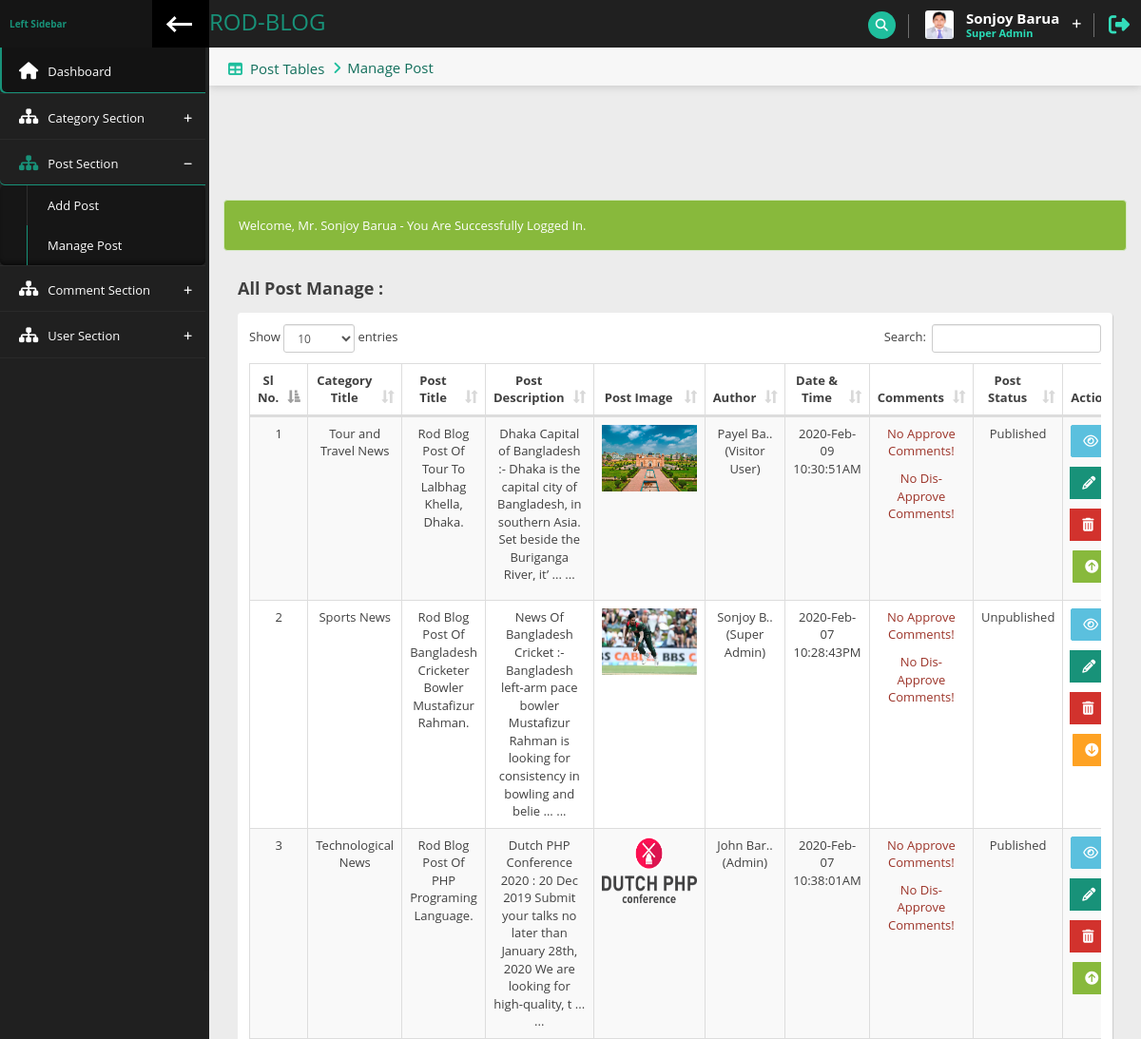
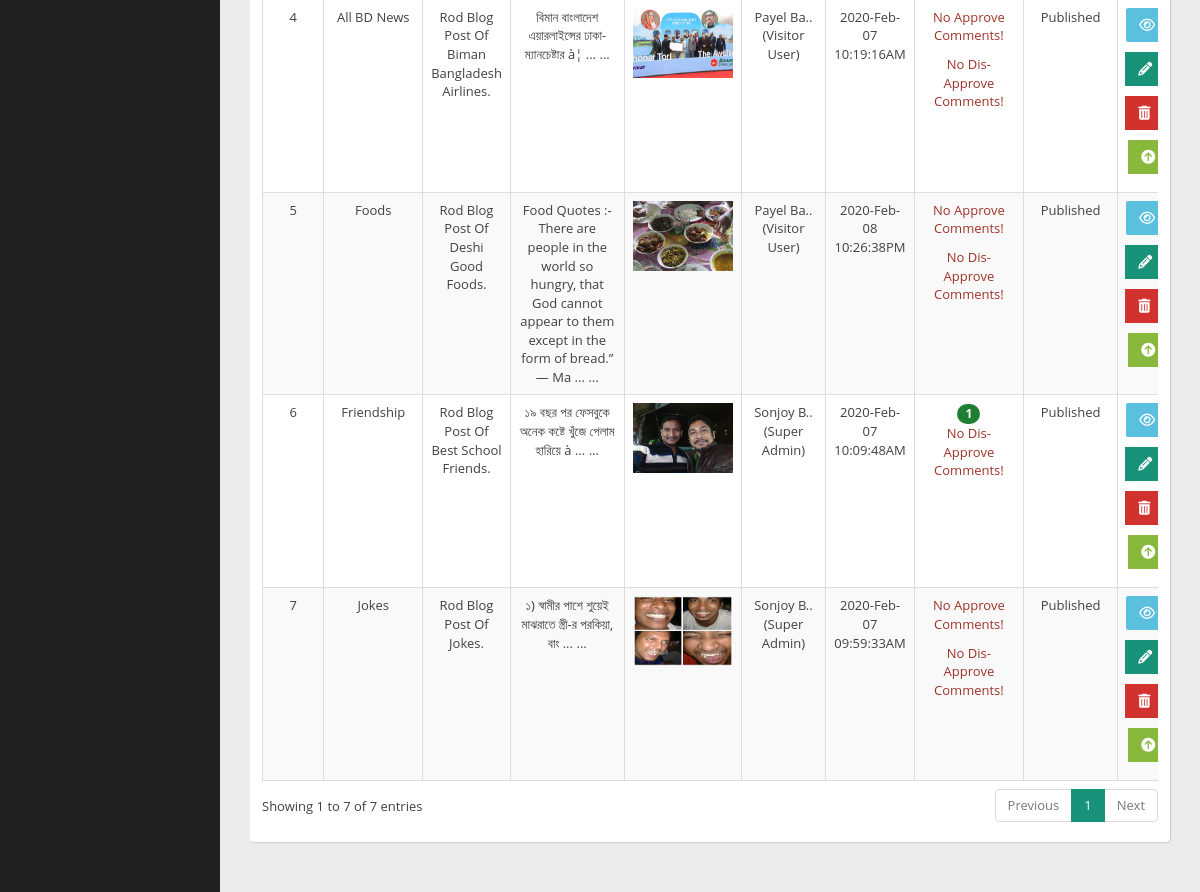
Screenshot of /admin/dashboard.php?page=manage-post (signed in) with the database file from the repository (2 pictures, top to bottom).
### tables this page shows
CREATE TABLE `tbl_users` (
  `user_id` int(11) NOT NULL,
  `full_name` varchar(100) NOT NULL,
  `user_name` varchar(100) NOT NULL,
  `user_email` varchar(100) NOT NULL,
  `user_qualification` varchar(50) NOT NULL,
  `user_bio` text,
  `user_password` varchar(255) NOT NULL,
  `user_confirm_password` varchar(255) NOT NULL,
  `user_mobile` varchar(20) NOT NULL,
  `user_image` varchar(200) NOT NULL,
  `user_address` varchar(150) NOT NULL,
  `role` tinyint(4) NOT NULL DEFAULT '0',
  `status` tinyint(4) NOT NULL DEFAULT '0',
  `is_email_confirmed` tinyint(4) NOT NULL DEFAULT '0',
  `token` varchar(20) DEFAULT NULL,
  `datetime` varchar(50) NOT NULL
);

CREATE TABLE `tbl_posts` (
  `id` int(10) NOT NULL,
  `u_id` int(11) NOT NULL,
  `cat_id` int(10) NOT NULL,
  `post_title` varchar(255) NOT NULL,
  `post_desc` text NOT NULL,
  `post_image` varchar(200) NOT NULL,
  `status` tinyint(1) NOT NULL DEFAULT '0',
  `datetime` varchar(50) NOT NULL
);

CREATE TABLE `tbl_categories` (
  `id` int(10) NOT NULL,
  `title` varchar(100) NOT NULL,
  `total_posts` int(10) NOT NULL,
  `datetime` varchar(100) NOT NULL
);

### admin/inc/Function.php (called while the page is built, shortened)
<?php
function approveCommentsByPost($PostId) {
    global $conn;
    $sql1 = "SELECT COUNT(*) from `tbl_comments` WHERE `post_id` = '$PostId' AND `status` = 1";
    $stmt1 = $conn->query($sql1);
    $TotalCommentsApprove = $stmt1->fetch();
    $TotalCommentsApproveCount = array_shift($TotalCommentsApprove);
    return $TotalCommentsApproveCount;
}
function disApproveCommentsByPost($PostId) {
    global $conn;
    $sql2 = "SELECT COUNT(*) from `tbl_comments` WHERE `post_id` = '$PostId' AND `status` = 0";
    $stmt2 = $conn->query($sql2);
    $TotalCommentsDisApprove = $stmt2->fetch();
    $TotalCommentsDisApproveCount = array_shift($TotalCommentsDisApprove);
    return $TotalCommentsDisApproveCount;
}
?>

### admin/pages/manage-post.php (the view, shortened to what this page needs)
<div class="content">
    <div class="content-header">
        <div class="leftside-content-header">
            <ul class="breadcrumbs">
                <li>
                    <i class="fa fa-table" aria-hidden="true"></i><a href="#">Post Tables</a>
                </li>
                <li><a href="javascript:avoid(0)">Manage Post</a></li>
            </ul>
        </div>
    </div>
        <div class="row animated fadeInRight" style="margin-top: 80px;">
            <?php
                if(isset($_SESSION['SuccessMsg'])) { ?>
                    <div><?= successMessage(); ?></div>
                    <?php
                } else { ?>
                    <div><?= errorMessage(); ?></div>
                    <?php
                }
            ?>
            <div class="col-sm-12">
                <h4 class="section-subtitle"><b>All Post Manage : </b></h4>
                <div class="panel">
                    <div class="panel-content">
                        <div class="table-responsive">
                            <table class="data-table table table-striped table-hover table-bordered text-center" cellspacing="0" width="100%">
                                <thead>
                                    <tr>
                                        <th>Sl No.</th>
                                        <th>Category Title</th>
                                        <th>Post Title</th>
                                        <th>Post Description</th>
                                        <th style="width: 90px;">Post Image</th>
                                        <th>Author</th>
                                        <th>Date & Time</th>
                                        <th>Comments</th>
                                        <th>Post Status</th>
                                        <th style="width: 160px;">Action</th>
                                    </tr>
                                </thead>
                                <tbody>
<?php
global $conn;
if($_SESSION['Role'] == '1') {
    $sql = "SELECT `tbl_posts`.`id`, `tbl_posts`.`cat_id`, `tbl_posts`.`post_title`, `tbl_posts`.`post_desc`, `tbl_posts`.`post_image`, `tbl_posts`.`status`, `tbl_posts`.`datetime`, `tbl_categories`.`title`, `tbl_users`.`full_name`, `tbl_users`.`role` FROM `tbl_posts`
        LEFT JOIN `tbl_categories` ON `tbl_posts`.`cat_id` = `tbl_categories`.`id`
        LEFT JOIN `tbl_users` ON `tbl_posts`.`u_id` = `tbl_users`.`user_id`
        ORDER BY `tbl_posts`.`id` DESC";
}
$stmt = $conn->query($sql);
$sl = 0;
while($DataRows = $stmt->fetch()) {
$sl++;
$PostId = $DataRows['id'];
$CatId = html_entity_decode($DataRows['cat_id'], ENT_QUOTES);
$PostTitle = html_entity_decode($DataRows['post_title'], ENT_QUOTES);
$PostDesc = html_entity_decode($DataRows['post_desc'], ENT_QUOTES);
$PostImage = html_entity_decode($DataRows['post_image'], ENT_QUOTES);
$PostStatus = html_entity_decode($DataRows['status'], ENT_QUOTES);
$DateTime = html_entity_decode($DataRows['datetime'], ENT_QUOTES);
$CatTitle = html_entity_decode($DataRows['title'], ENT_QUOTES);
$UserRole = html_entity_decode($DataRows['role'], ENT_QUOTES);
$UserAuthor = html_entity_decode($DataRows['full_name'], ENT_QUOTES);
?>
                                    <tr>
                                        <td><?= $sl; ?></td>
                                        <td><?= $CatTitle; ?></td>
                                        <td><?= $PostTitle; ?></td>
                                        <td>
                                            <?php
                                                if(strlen($PostDesc) > 120) {
                                                    $PostDesc = substr($PostDesc, 0, 130) . " ... ...";
                                                    echo $PostDesc;
                                                }
                                            ?>
                                        </td>
                                        <td>
                                            <img src="uploads/post-image/<?= $PostImage; ?>" alt="<?= $PostImage; ?>" style="width: 100px; height: 70px;">
                                        </td>
                                        <td>
                                            <?php
                                                if(strlen($UserAuthor) > 3) {
                                                    $UserAuthor = substr($UserAuthor, 0, 8)."..";
                                                        echo $UserAuthor;
                                                    }
                                                if($UserRole == '1') { ?>
                                                    <span>(Super Admin)</span>
                                            <?php
                                                } elseif ($UserRole == '2') { ?>
                                                    <span>(Admin)</span>
                                           <?php
                                                } elseif ($UserRole == '3') { ?>
                                                    <span>(Visitor User)</span>
                                           <?php
                                                }
                                            ?>
                                        </td>
                                        <td><?= $DateTime; ?></td>
                                        <td>
                                            <?php
                                                $TotalCommentsApproveCount = approveCommentsByPost($PostId);
                                                if($TotalCommentsApproveCount > 0) {
                                            ?>
                                                <span class="badge badge-success" style="background: #1e7e34;">
                                            <?php
                                                    echo $TotalCommentsApproveCount;
                                            ?>
                                                 </span>
                                            <?php
                                                } else {
                                                    echo "<p style='color: #9c3328'>No Approve Comments!</p>";
                                                }
                                            ?>
                                            <?php
                                                $TotalCommentsDisApproveCount = disApproveCommentsByPost($PostId);
                                                if($TotalCommentsDisApproveCount > 0) {
                                            ?>
                                                <span class="badge badge-warning" style="background: red">
                                            <?php
                                                    echo $TotalCommentsDisApproveCount;
                                            ?>
                                                </span>
                                                <?php
                                                } else {
                                                    echo "<p style='color: #9c3328'>No Dis-Approve Comments!</p>";
                                                }
                                                ?>
                                        </td>
                                        <td><?= $PostStatus == 1 ? 'Published' : 'Unpublished'; ?></td>
                                        <td>
                                            <div class="btn-group btn-group-md">
                                                <a href="./../index.php?page=blog-details&FullPostId=<?= base64_encode($PostId); ?>" type="submit" target="_blank" class="btn btn-info" style="margin-right: 3px;"><i class="fa fa-eye"></i>
                                                </a>
                                                <a href="dashboard.php?page=edit-post&EditPostId=<?= base64_encode($PostId); ?>" type="submit" class="btn btn-primary" style="margin-right: 3px;"><i class="fa fa-pencil"></i>
                                                </a>
                                                <a href="dashboard.php?page=delete-post&DeletePostId=<?= base64_encode($PostId); ?>&ImageName=<?= $PostImage; ?>&CatId=<?= base64_encode($CatId); ?>" type="submit" class="btn btn-danger"><i class="fa fa-trash"></i>
                                                </a>
                                                <?php
                                                    if($_SESSION['Role'] == 1) {
                                                        if($PostStatus == 1) { ?>
                                                        <a href="dashboard.php?page=unpublished-post&UnpublishedPostId=<?= base64_encode($PostId); ?>&ImageName=<?= $PostImage; ?>" type="submit" class="btn btn-success" style="margin-left: 2px;"><i class="fa fa-arrow-circle-up"></i>
                                                </a>
                                                <?php
                                                        } else { ?>
                                                        <a href="dashboard.php?page=published-post&PublishedPostId=<?= base64_encode($PostId); ?>&ImageName=<?= $PostImage; ?>" type="submit" class="btn btn-warning" style="margin-left: 2px;"><i class="fa fa-arrow-circle-down"></i>
                                                        </a>
                                                <?php
                                                        }
                                                    }
                                                ?>
                                            </div>
                                        </td>
                                    </tr>
<?php } ?>
                                </tbody>
                        </table>
                    </div>
                </div>
            </div>
        </div>
    </div>
</div>

### admin/inc/header.php (shortened to what this page needs)
<?php
include_once ("inc/head.php");
?>
<?php
global $conn;
$UserId = $_SESSION['UserId'];
$sql = "SELECT * FROM `tbl_users` WHERE `user_id` = '$UserId'";
$stmt = $conn->query($sql);
while($DataRow = $stmt->fetch()) {
    $UserId = $DataRow['user_id'];
    $UserFullName = html_entity_decode($DataRow['full_name'], ENT_QUOTES);
    $UserImage = html_entity_decode($DataRow['user_image'], ENT_QUOTES);
    $UserRole = html_entity_decode($DataRow['role'], ENT_QUOTES);
}
?>
    <div class="page-header">
        <div class="leftside-header">
            <div class="logo">
                <a href="dashboard.php" class="on-click">
                    <h3>ROD-BLOG</h3>
                </a>
            </div>
        </div>
        <div class="rightside-header">
            <div class="header-section" id="search-headerbox">
                <i class="fa fa-search search" id="search-icon" aria-hidden="true"></i>
            </div>
            <div class="header-section" id="user-headerbox">
                <div class="user-header-wrap">
                    <div class="user-photo">
                        <img alt="profile photo" src="uploads/admin-image/<?= $UserImage; ?>" />
                    </div>
                    <div class="user-info">
                        <span class="user-name"><?= isset($UserFullName) ? $UserFullName : 'ADMIN NAME'?></span>
                        <span class="user-profile">
                            <?php
                                if($UserRole == 1) { ?>
                                    <span>Super Admin</span>
                            <?php
                                } elseif($UserRole == 2) { ?>
                                    <span>Admin</span>
                            <?php
                                } elseif($UserRole == 3) {?>
                                    <span>User</span>
                            <?php
                                }
                            ?>
                        </span>
                    </div>
                    <i class="fa fa-plus icon-open" aria-hidden="true"></i>
                </div>
            </div>
            <div class="header-section">
                <a href="dashboard.php?page=admin-logout&logout=<?= base64_encode($UserId); ?>" data-toggle="tooltip" data-placement="left" title="Logout"><i class="fa fa-sign-out log-out" aria-hidden="true"></i></a>
            </div>
        </div>
    </div>
<?php include_once ("inc/left-sidebar.php"); ?>

### rows the page displays
tbl_users: user_image (picture), full_name "Sonjoy Barua"
tbl_posts: tbl_categories.title "Tour and Travel News", post_title "Rod Blog Post Of Tour To Lalbhag Khella, Dhaka.", post_desc "Dhaka Capital of Bangladesh :- Dhaka is the capital city of Bangladesh, in southern Asia. Set beside the Buriganga River, it’ ... ...", post_image (picture), tbl_users.full_name "Payel Ba..", shows "(Visitor User)", datetime "2020-Feb-09 10:30:51AM", shows "No Approve Comments!", status "Published"
tbl_posts: tbl_categories.title "Sports News", post_title "Rod Blog Post Of Bangladesh Cricketer Bowler Mustafizur Rahman.", post_desc "News Of Bangladesh Cricket :- Bangladesh left-arm pace bowler Mustafizur Rahman is looking for consistency in bowling and belie ... ...", post_image (picture), tbl_users.full_name "Sonjoy B..", shows "(Super Admin)", datetime "2020-Feb-07 10:28:43PM", shows "No Approve Comments!", status "Unpublished"
tbl_posts: tbl_categories.title "Technological News", post_title "Rod Blog Post Of PHP Programing Language.", post_desc "Dutch PHP Conference 2020 : 20 Dec 2019 Submit your talks no later than January 28th, 2020 We are looking for high-quality, t ... ...", post_image (picture), tbl_users.full_name "John Bar..", shows "(Admin)", datetime "2020-Feb-07 10:38:01AM", shows "No Approve Comments!", status "Published"
tbl_posts: tbl_categories.title "All BD News", post_title "Rod Blog Post Of Biman Bangladesh Airlines.", post_desc "বিমান বাংলাদেশ এয়ারলাইন্সের ঢাকা-ম্যানচেষ্টার à¦ ... ...", post_image (picture), tbl_users.full_name "Payel Ba..", shows "(Visitor User)", datetime "2020-Feb-07 10:19:16AM", shows "No Approve Comments!", status "Published"
tbl_posts: tbl_categories.title "Foods", post_title "Rod Blog Post Of Deshi Good Foods.", post_desc "Food Quotes :- There are people in the world so hungry, that God cannot appear to them except in the form of bread.” ― Ma ... ...", post_image (picture), tbl_users.full_name "Payel Ba..", shows "(Visitor User)", datetime "2020-Feb-08 10:26:38PM", shows "No Approve Comments!", status "Published"
tbl_posts: tbl_categories.title "Friendship", post_title "Rod Blog Post Of Best School Friends.", post_desc "১৯ বছর পর ফেসবুকে অনেক কষ্টে খুঁজে পেলাম হারিয়ে à ... ...", post_image (picture), tbl_users.full_name "Sonjoy B..", shows "(Super Admin)", datetime "2020-Feb-07 10:09:48AM", TotalCommentsApproveCount "1", status "Published"
tbl_posts: tbl_categories.title "Jokes", post_title "Rod Blog Post Of Jokes.", post_desc "১) স্বামীর পাশে শুয়েই মাঝরাতে স্ত্রী-র পরকিয়া, বাং ... ...", post_image (picture), tbl_users.full_name "Sonjoy B..", shows "(Super Admin)", datetime "2020-Feb-07 09:59:33AM", shows "No Approve Comments!", status "Published"

### other values shown
successMessage() "Welcome, Mr. Sonjoy Barua - You Are Successfully Logged In."
